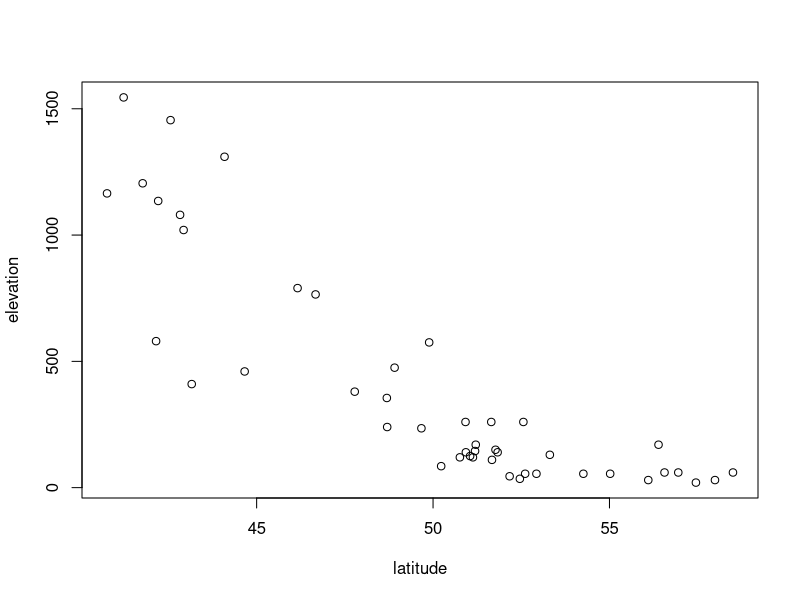
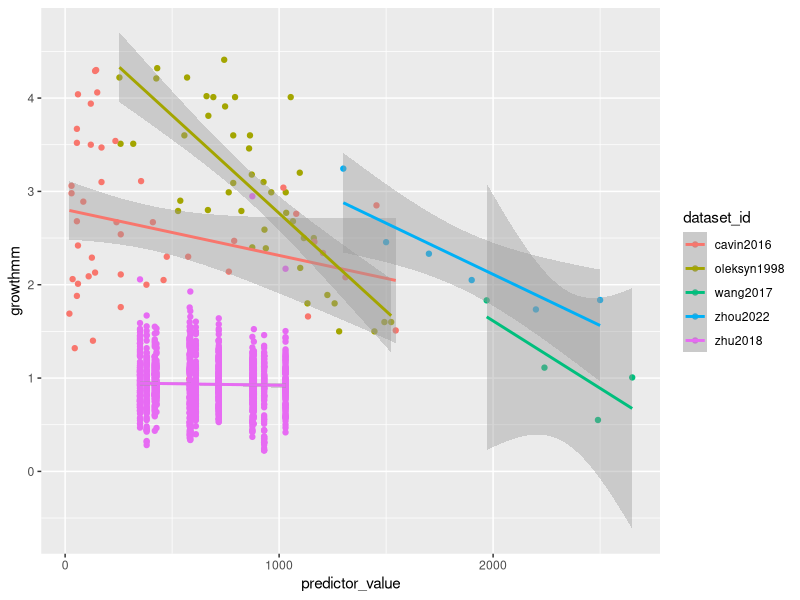
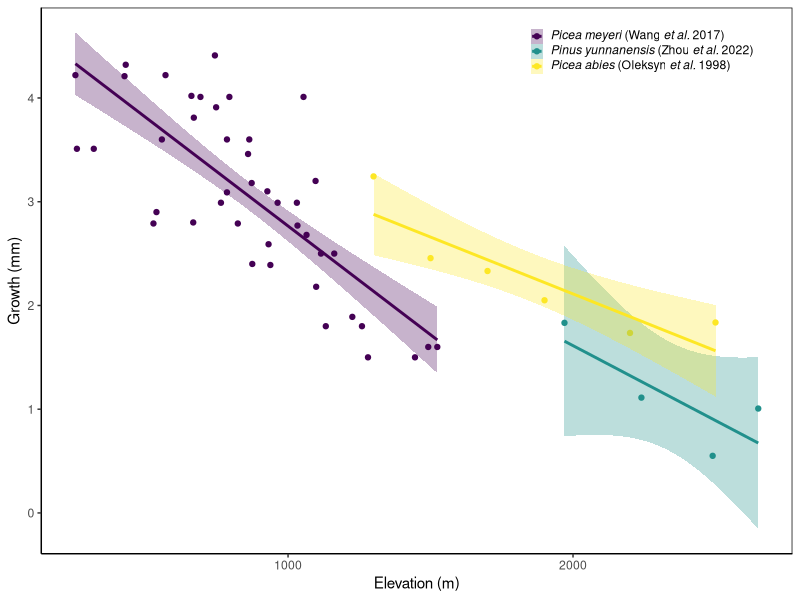

Here is the R script that generated these plots, in order: (Note: this script raises an error after producing the figures.)
## Started 28 August 2023 ##
## By Lizzie so far ##

# housekeeping
rm(list=ls()) 
options(stringsAsFactors=FALSE)

# Setting working directory. Add in your own path in an if statement for your file structure
if(length(grep("lizzie", getwd())>0)) { 
  setwd("~/Documents/git/projects/grephon/grephon/analyses/growthxelevationetc")
} else if (length(grep("ailene", getwd()))>0) {
  setwd("boomboom")
} else if (length(grep("britanywuuu", getwd()))>0) {
  setwd("~/Documents/ubc/year5/TemporalEcologyLab/grephon/analyses/growthxelevationetc")
}

# packages
library(ggplot2)
library(viridis)
library(dplyr)
# get the data
d <- read.csv("input/classicalrefs_datascraped.csv")

# Check whether latitude and elevation are correlated for Calvin & Jump
checkcalvin <- read.csv("input/calvinjump_subsetTableS1.csv")
plot(elevation ~ latitude, checkcalvin)

# fix the growth in cm and make error numeric, or 0
d$growthmm <- d$growth_value
d$growthmm[which(d$growth_units=="cm/yr-1")] <- d$growth_value[which(d$growth_units=="cm/yr-1")]*10
d$error <- as.numeric(d$growth_errorvalue)
d$error[which(is.na(d$error)==TRUE)] <- 0

# subset to elevation-ish
unique(d$predictor_type)
delev <- subset(d, predictor_type!="latitude")
dlat <- subset(d, predictor_type=="latitude")


# one study (huang2010) has multiple species
table(d$species, d$dataset_id)

ggplot(delev, aes(x=predictor_value, y=growthmm, color=dataset_id)) +
    geom_point() +
    geom_smooth(method="lm")

# zhu2018 seems weird, but I think latitude may also vary with elevation according to Table 1
# also remove calvin & jump for same reason, sadly ... (Britany: ADD below)
delevsm <- subset(delev, dataset_id!="zhu2018" & dataset_id!= "cavin2016")


ggplot(delevsm, aes(x=predictor_value, y=growthmm, color=species, fill = species)) +
  geom_point() +
  scale_color_viridis_d(option = "viridis", name = "Species (reference)", 
  labels = c(expression(italic("Picea meyeri") ~ "(Wang" ~  italic("et al.") ~ "2017)"),
             expression(italic("Pinus yunnanensis") ~ "(Zhou" ~ italic("et al.") ~ "2022)"),
             expression(italic("Picea abies") ~ "(Oleksyn" ~ italic("et al.") ~ "1998)"))) +
  geom_smooth(method = "lm", level = 0.89, aes(group = species), se = TRUE, alpha = 0.3) +  # 89% CI
  scale_fill_viridis_d(option = "viridis", name = "Species (reference)", 
                       labels = c(expression(italic("Picea meyeri") ~ "(Wang" ~  italic("et al.") ~ "2017)"),
                                  expression(italic("Pinus yunnanensis") ~ "(Zhou" ~ italic("et al.") ~ "2022)"),
                                  expression(italic("Picea abies") ~ "(Oleksyn" ~ italic("et al.") ~ "1998)"))) +
  xlab("Elevation (m)") +
  ylab("Growth (mm)") +
  theme_classic() +
  theme(legend.position = c(0.8,0.92), 
        legend.key.size = unit(0.3, "cm"),
        legend.text.align = 0,
        legend.title = element_blank(),
        panel.border = element_rect(colour="black", fill = NA))
ggsave("figures/growthbyelevation_plot.pdf", width = 7, height = 5,dpi = 300)

  

# Hmm, the error we do have seems big
ggplot(delevsm, aes(x=predictor_value, y=growthmm, color=species, ymin = growthmm-error, ymax = growthmm + error)) +
    geom_point() +
    geom_errorbar(width = 0.2) +
    geom_smooth(method="lm")

# Latitude
ggplot(dlat, aes(x=predictor_value, y=growthmm, color=species)) +
    geom_smooth(method="lm", aes(group = species)) +
  geom_point() +
  scale_color_viridis_d(option = "viridis", name = "Species") +
  xlab("Elevation (m)") +
  ylab("Growth (mm)") +
  scale_x_continuous(breaks = seq(46, 54.5, by = 2))+
  ylim(c(0,3.2)) +
  theme(legend.position = c(0.8,0.85), 
        legend.key.size = unit(0.2, "cm"), 
        legend.text = element_text(face = "italic"),
        legend.title = element_text(size = 10))
